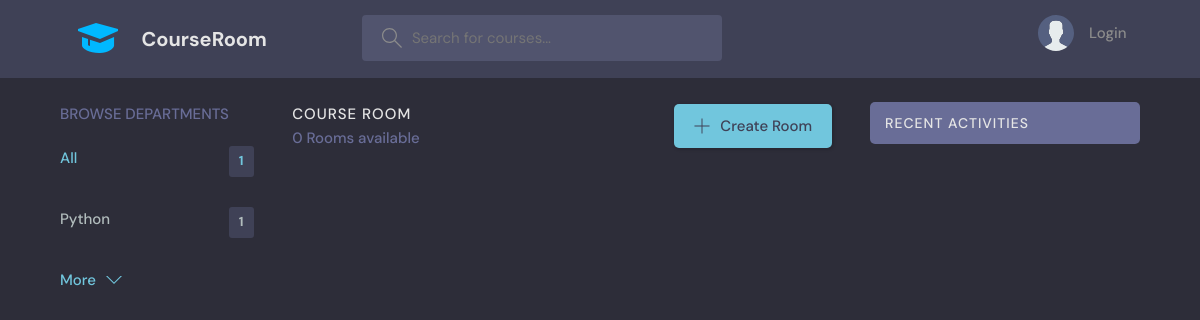
The page /?q=CS on the database as committed earlier.
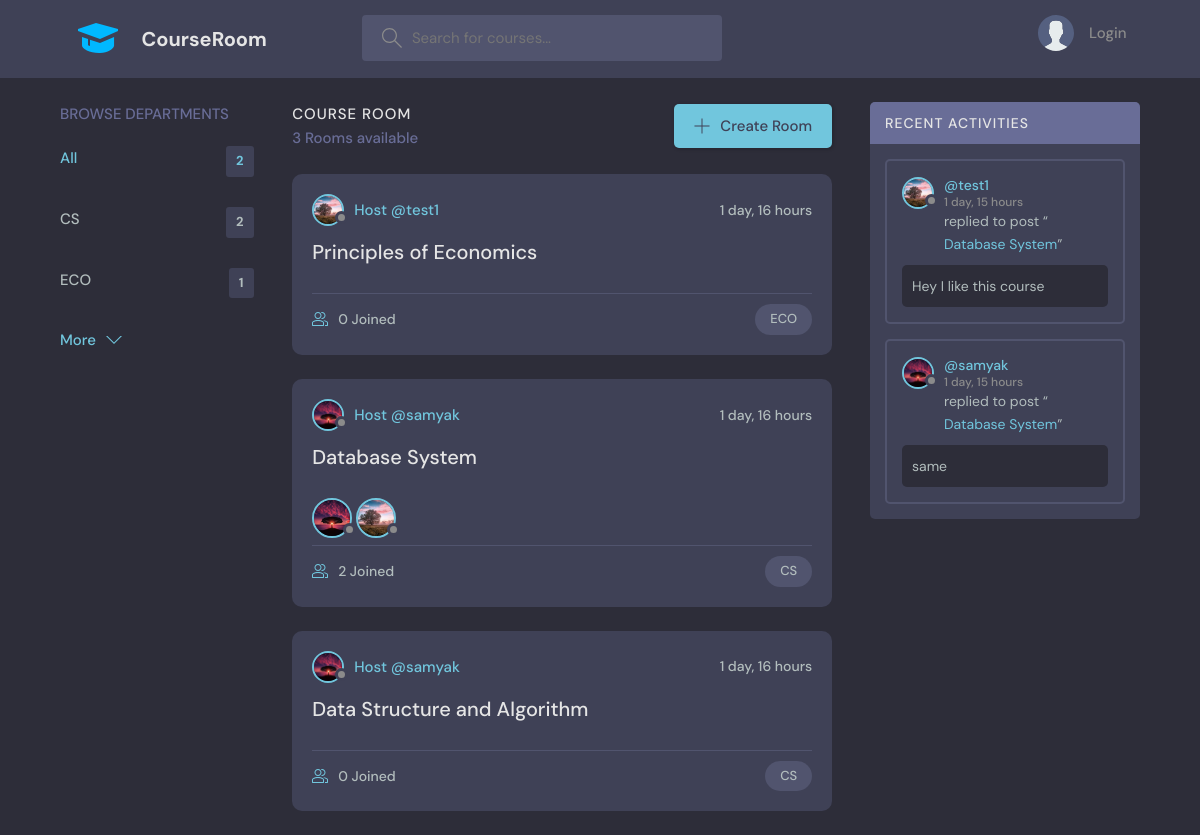
The same page on the database as committed later.
### base/models.py (models this page shows, shortened)
class Topic(models.Model):
    name=models.CharField(max_length=200)

class Room(models.Model):
    host=models.ForeignKey(User, on_delete=models.SET_NULL,null=True)
    topic=models.ForeignKey(Topic, on_delete=models.SET_NULL,null=True)
    name= models.CharField(max_length=200)
    description= models.TextField(null=True, blank= True)
    participants=models.ManyToManyField(User, related_name= 'participants',blank=True )
    updated = models.DateTimeField(auto_now=True)
    created= models.DateTimeField(auto_now_add=True)
    class Meta:
        ordering=['-updated', '-created']
    def __str__(self):
        return self.name

class User(AbstractUser):
    name= models.CharField(max_length=200, null=True)
    email= models.EmailField(unique=True,null=True)
    bio= models.TextField(null=True)
    avatar= models.ImageField(null = True, default="avatar.svg")
    USERNAME_FIELD= 'email'
    REQUIRED_FIELDS= []

class Message(models.Model):
    user= models.ForeignKey(User, on_delete= models.CASCADE)
    room= models.ForeignKey(Room, on_delete=models.CASCADE)
    body= models.TextField()
    updated = models.DateTimeField(auto_now=True)
    created= models.DateTimeField(auto_now_add=True)
    class Meta:
        ordering=['updated', 'created']

### base/views.py (the view)
# urls.py: path('', views.home, name="home"),
def home(request):
    q= request.GET.get('q')  if request.GET.get('q')!= None else ''
    rooms = Room.objects.filter(
        Q(topic__name__icontains=q) |
        Q(name__icontains=q)|
        Q(description__icontains=q)
        )
    topics= Topic.objects.all()[0:5]
    room_count=rooms.count()
    room_messages=Message.objects.filter(Q(room__topic__name__icontains=q))
    context={'rooms': rooms, 'topics': topics, 'room_count':room_count, 'room_messages':room_messages,}
    return render(request, 'base/home.html',context)

### base/templates/base/home.html (shortened to what this page needs)
{% extends 'main.html' %}
{% block content %}
<main class="layout layout--3">
  <div class="container">
    {% include 'base/topic_component.html' %}
    <div class="roomList">
      <div class="roomList__header">
        <div>
          <h2>Course Room</h2>
          <p>{{room_count}} Rooms available</p>
        </div>
        <a class="btn btn--main" href="{% url 'create-room' %}">
          <svg version="1.1" xmlns="http://www.w3.org/2000/svg" width="32" height="32" viewBox="0 0 32 32">
            <title>add</title>
            <path
              d="M16.943 0.943h-1.885v14.115h-14.115v1.885h14.115v14.115h1.885v-14.115h14.115v-1.885h-14.115v-14.115z">
            </path>
          </svg>
          Create Room
        </a>
      </div>
      {% include 'base/feed_component.html' %}
    </div>
    {% include 'base/activity_component.html' %}
  </div>
</main>
{% endblock %}

### base/templates/base/topic_component.html
<div class="topics">
    <div class="topics__header">
      <h2>Browse Departments</h2>
    </div>
    <ul class="topics__list">
      <li>
        <a href="{% url 'home' %}" class="active">All <span>{{topics.count}}</span></a>
      </li>
      {% for topic in topics %}
      <li>
        <a href="{% url 'home' %}?q={{topic.name}}">{{topic.name}} <span>{{topic.room_set.all.count}}</span></a>
      </li>
      {% endfor %}
    </ul>
    <a class="btn btn--link" href="{% url 'topics' %}">
      More
      <svg version="1.1" xmlns="http://www.w3.org/2000/svg" width="32" height="32" viewBox="0 0 32 32">
        <title>chevron-down</title>
        <path d="M16 21l-13-13h-3l16 16 16-16h-3l-13 13z"></path>
      </svg>
    </a>
  </div>

### base/templates/base/feed_component.html (shortened to what this page needs)
{% for room in rooms %}
<div class="roomListRoom">
    <div class="roomListRoom__header">
      <a href="{% url 'user-profile' room.host.id %}" class="roomListRoom__author">
        <div class="avatar avatar--small">
          <img src="{{room.host.avatar.url}}" />
        </div>
        <span>Host @{{room.host.username}}</span>
      </a>
      <div class="roomListRoom__actions">
        <span>{{room.created|timesince}}</span>
      </div>
    </div>
    <div class="roomListRoom__content">
      <a href="{% url 'room' room.id %}">{{room.name}}</a>
      <br>
    </div>
    {% for user in room.participants.all %}
    <a href="{% url 'user-profile' user.id %}">
      <div class="avatar avatar--medium">
        <img src="{{user.avatar.url}}" />
      </div>
    </a>
    {% endfor %}
    <div class="roomListRoom__meta">
      <a href="{% url 'room' room.id %}" class="roomListRoom__joined">
        {{room.participants.all.count}} Joined
      </a>
      <p class="roomListRoom__topic">{{room.topic.name}}</p>
    </div>
  </div>
{% endfor %}

### base/templates/base/activity_component.html (shortened to what this page needs)
<div class="activities">
    <div class="activities__header">
        <h2>Recent Activities</h2>
    </div>
    {% for message in room_messages %}
    <div class="activities__box">
        <div class="activities__boxHeader roomListRoom__header">
            <a href="{% url 'user-profile' message.user.id %}" class="roomListRoom__author">
                <div class="avatar avatar--small">
                    <img src="{{message.user.avatar.url}}" />
                </div>
                <p>
                    @{{message.user.username}}
                    <span>{{message.created|timesince}}</span>
                </p>
            </a>
        </div>
        <div class="activities__boxContent">
            <p>replied to post “<a href="{% url 'room' message.room.id %}">{{message.room}}</a>”</p>
            <div class="activities__boxRoomContent">
                {{message.body}}
            </div>
        </div>
    </div>
    {% endfor %}
</div>

Rows that differ between the two databases and show on the page:
removed Topic: name "Python", room_set.all.count "1"
added Topic: name "CS", room_set.all.count "2"
added Topic: name "ECO", room_set.all.count "1"
added Room: host.avatar (picture), host.username "test1", created "1 day, 16 hours", name "Principles of Economics", participants.all.count "0", topic.name "ECO"
added Room: host.avatar (picture), host.username "samyak", created "1 day, 16 hours", name "Database System", participants.all.count "2", topic.name "CS"
now on this page (row edited): User: avatar (picture)
now on this page (row edited): User: avatar (picture)
added Room: host.avatar (picture), host.username "samyak", created "1 day, 16 hours", name "Data Structure and Algorithm", participants.all.count "0", topic.name "CS"
added Message: user.avatar (picture), user.username "test1", created "1 day, 15 hours", room "Database System", body "Hey I like this course"
added Message: user.avatar (picture), user.username "samyak", created "1 day, 15 hours", room "Database System", body "same"
Other text that changed with them:
{{ topics.count }}: "1" → "2"
{{ room_count }}: "0" → "3"
